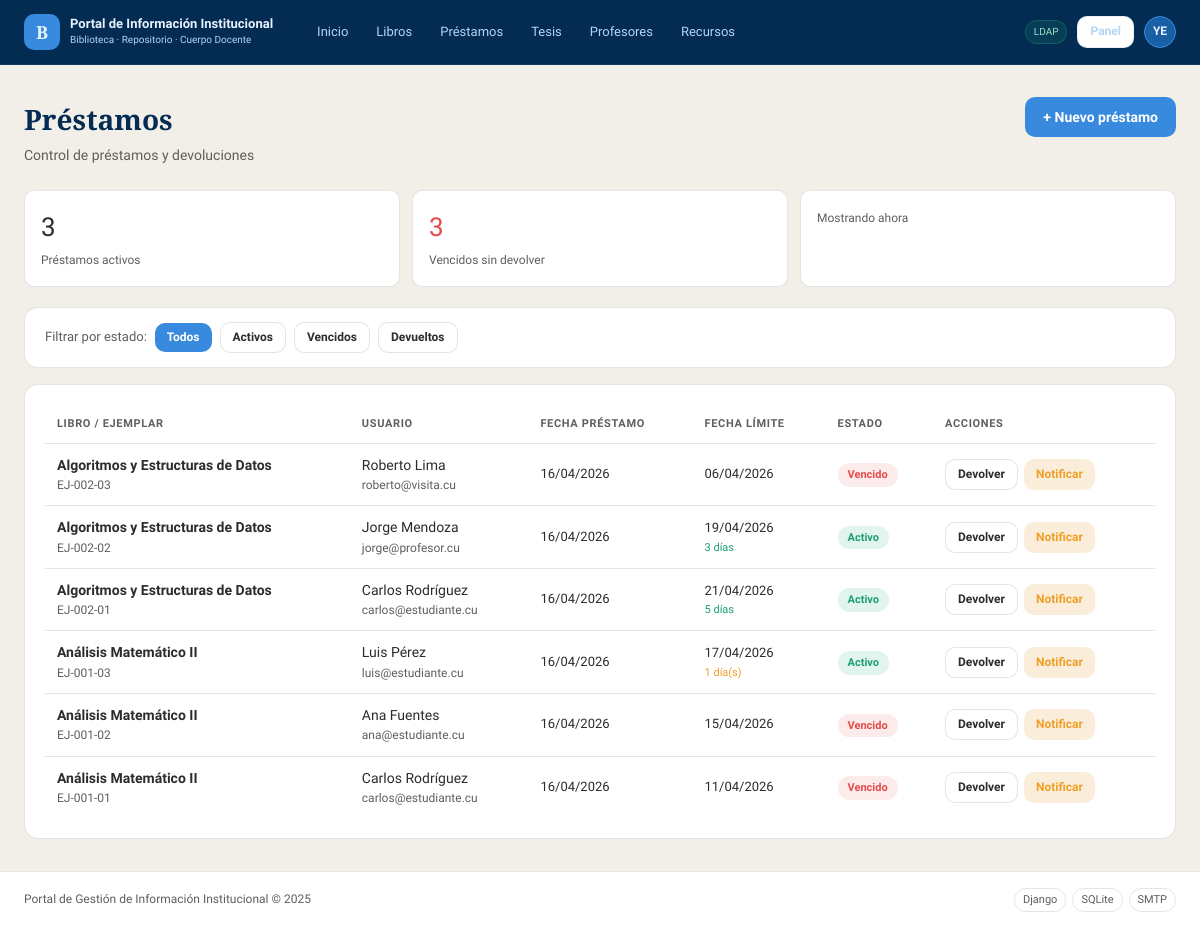
The page /biblioteca/prestamos/ (signed in) on the database its author committed.
### biblioteca/models.py (models this page shows, shortened)
class Prestamo(models.Model):
    ESTADO_CHOICES = [
        ('activo',     'Activo'),
        ('devuelto',   'Devuelto'),
        ('vencido',    'Vencido'),
    ]
    ejemplar      = models.ForeignKey(Ejemplar, on_delete=models.PROTECT,
                                       related_name='prestamos')
    usuario       = models.ForeignKey(User, on_delete=models.PROTECT,
                                       related_name='prestamos')
    fecha_prestamo  = models.DateTimeField(auto_now_add=True)
    fecha_devolucion = models.DateField(verbose_name='Fecha límite de devolución')
    fecha_devuelto  = models.DateTimeField(null=True, blank=True)
    estado          = models.CharField(max_length=20, choices=ESTADO_CHOICES,
                                        default='activo')
    notas           = models.TextField(blank=True)
    registrado_por  = models.ForeignKey(User, on_delete=models.SET_NULL,
                                         null=True, related_name='prestamos_registrados')
    class Meta:
        verbose_name        = 'Préstamo'
        verbose_name_plural = 'Préstamos'
        ordering            = ['-fecha_prestamo']
    def esta_vencido(self):
        if self.estado == 'devuelto':
            return False
        return timezone.now().date() > self.fecha_devolucion
    def dias_restantes(self):
        delta = self.fecha_devolucion - timezone.now().date()
        return delta.days

class Ejemplar(models.Model):
    ESTADO_CHOICES = [
        ('disponible', 'Disponible'),
        ('prestado',   'Prestado'),
        ('reservado',  'Reservado'),
        ('deteriorado','Deteriorado'),
    ]
    libro    = models.ForeignKey(Libro, on_delete=models.CASCADE, related_name='ejemplares')
    codigo   = models.CharField(max_length=50, unique=True, verbose_name='Código')
    estado   = models.CharField(max_length=20, choices=ESTADO_CHOICES, default='disponible')
    ubicacion = models.CharField(max_length=100, blank=True,
                                  verbose_name='Ubicación en estantería')
    notas    = models.TextField(blank=True)
    class Meta:
        verbose_name        = 'Ejemplar'
        verbose_name_plural = 'Ejemplares'

class Libro(models.Model):
    titulo    = models.CharField(max_length=300)
    autor     = models.CharField(max_length=200)
    editorial = models.CharField(max_length=200, blank=True)
    anio      = models.PositiveIntegerField(verbose_name='Año', null=True, blank=True)
    isbn      = models.CharField(max_length=20, blank=True, unique=True, null=True)
    categoria = models.ForeignKey(Categoria, on_delete=models.SET_NULL,
                                  null=True, blank=True, related_name='libros')
    descripcion  = models.TextField(blank=True)
    portada      = models.ImageField(upload_to='portadas/', null=True, blank=True)
    fecha_registro = models.DateTimeField(auto_now_add=True)
    class Meta:
        verbose_name        = 'Libro'
        verbose_name_plural = 'Libros'
        ordering            = ['titulo']

### biblioteca/views.py (the view)
# urls.py: path('prestamos/',                        views.prestamo_list,      name='prestamo_list'),
@login_required
def prestamo_list(request):
    if request.user.is_staff:
        prestamos = Prestamo.objects.select_related(
            'ejemplar__libro', 'usuario'
        ).all()
    else:
        prestamos = Prestamo.objects.select_related(
            'ejemplar__libro', 'usuario'
        ).filter(usuario=request.user)
    for p in prestamos:
        if p.esta_vencido() and p.estado == 'activo':
            p.estado = 'vencido'
            p.save()
    estado_filtro = request.GET.get('estado', '')
    if estado_filtro:
        prestamos = prestamos.filter(estado=estado_filtro)
    return render(request, 'biblioteca/prestamo_list.html', {
        'prestamos':      paginar(prestamos, request, 15),
        'estado_filtro':  estado_filtro,
        'total_activos':  Prestamo.objects.filter(estado='activo').count(),
        'total_vencidos': Prestamo.objects.filter(estado='vencido').count(),
    })

### biblioteca/views.py (called while the page is built)
def paginar(queryset, request, por_pagina=10):
    paginator = Paginator(queryset, por_pagina)
    pagina    = request.GET.get('pagina', 1)
    return paginator.get_page(pagina)

### templates/biblioteca/prestamo_list.html (shortened to what this page needs)
{% extends 'base.html' %}
{% block content %}
<div class="page-header">
  <div>
    <h1 class="page-header__title">Préstamos</h1>
    <p class="page-header__sub">Control de préstamos y devoluciones</p>
  </div>
  {% if user.is_staff %}
    <a href="{% url 'biblioteca:prestamo_crear' %}" class="btn btn--primary">+ Nuevo préstamo</a>
  {% endif %}
</div>
<div style="display:grid; grid-template-columns:repeat(3,1fr); gap:12px; margin-bottom:1.25rem;">
  <div class="stat-card">
    <div class="stat-card__num">{{ total_activos }}</div>
    <div class="stat-card__label">Préstamos activos</div>
  </div>
  <div class="stat-card">
    <div class="stat-card__num" style="color:var(--rojo);">{{ total_vencidos }}</div>
    <div class="stat-card__label">Vencidos sin devolver</div>
  </div>
  <div class="stat-card">
    <div class="stat-card__label">Mostrando ahora</div>
  </div>
</div>
<div class="card" style="margin-bottom:1rem; padding: 0.875rem 1.25rem;">
  <form method="get" style="display:flex; gap:8px; align-items:center;">
    <span style="font-size:13px; color:var(--gris-medio);">Filtrar por estado:</span>
    <a href="{% url 'biblioteca:prestamo_list' %}"
       class="btn btn--sm {% if not estado_filtro %}btn--primary{% else %}btn--secondary{% endif %}">Todos</a>
    <a href="?estado=activo"
       class="btn btn--sm {% if estado_filtro == 'activo' %}btn--primary{% else %}btn--secondary{% endif %}">Activos</a>
    <a href="?estado=vencido"
       class="btn btn--sm {% if estado_filtro == 'vencido' %}btn--primary{% else %}btn--secondary{% endif %}">Vencidos</a>
    <a href="?estado=devuelto"
       class="btn btn--sm {% if estado_filtro == 'devuelto' %}btn--primary{% else %}btn--secondary{% endif %}">Devueltos</a>
  </form>
</div>
<div class="card">
  <div class="table-wrap">
    <table>
      <thead>
        <tr>
          <th>Libro / Ejemplar</th>
          <th>Usuario</th>
          <th>Fecha préstamo</th>
          <th>Fecha límite</th>
          <th>Estado</th>
          {% if user.is_staff %}<th>Acciones</th>{% endif %}
        </tr>
      </thead>
      <tbody>
        {% for p in prestamos %}
        <tr>
          <td>
            <div style="font-weight:600;">{{ p.ejemplar.libro.titulo }}</div>
            <div style="font-size:12px; color:var(--gris-medio);">{{ p.ejemplar.codigo }}</div>
          </td>
          <td>
            <div>{{ p.usuario.get_full_name|default:p.usuario.username }}</div>
            <div style="font-size:12px; color:var(--gris-medio);">{{ p.usuario.email }}</div>
          </td>
          <td style="font-size:13px;">{{ p.fecha_prestamo|date:"d/m/Y" }}</td>
          <td style="font-size:13px;">
            {{ p.fecha_devolucion|date:"d/m/Y" }}
            {% if p.estado == 'activo' %}
              {% if p.dias_restantes <= 0 %}
                <div style="font-size:11px; color:var(--rojo);">Vencido</div>
              {% elif p.dias_restantes <= 2 %}
                <div style="font-size:11px; color:var(--ambar);">{{ p.dias_restantes }} día(s)</div>
              {% else %}
                <div style="font-size:11px; color:var(--verde);">{{ p.dias_restantes }} días</div>
              {% endif %}
            {% endif %}
          </td>
          <td>
            <span class="badge
              {% if p.estado == 'activo' %}badge--disponible
              {% elif p.estado == 'vencido' %}badge--prestado
              {% else %}badge--info{% endif %}">
              {{ p.get_estado_display }}
            </span>
          </td>
          {% if user.is_staff %}
          <td>
            <div style="display:flex; gap:6px;">
              {% if p.estado != 'devuelto' %}
                <a href="{% url 'biblioteca:prestamo_devolver' p.pk %}"
                   class="btn btn--secondary btn--sm">Devolver</a>
                <a href="{% url 'biblioteca:prestamo_notificar' p.pk %}"
                   class="btn btn--sm" style="background:var(--ambar-fondo);color:var(--ambar);">
                  Notificar
                </a>
              {% else %}
                <span style="font-size:12px; color:var(--gris-suave);">
                  {{ p.fecha_devuelto|date:"d/m/Y" }}
                </span>
              {% endif %}
            </div>
          </td>
          {% endif %}
        </tr>
        {% empty %}
        <tr>
          <td colspan="6" style="text-align:center; color:var(--gris-medio); padding:2rem;">
            No hay préstamos registrados.
          </td>
        </tr>
        {% endfor %}
      </tbody>
    </table>
  </div>
</div>
{% endblock %}

### templates/includes/navbar.html (shortened to what this page needs)
{% load static %}
<header class="navbar">
  <div class="navbar__inner">
    <a href="{% url 'home' %}" class="navbar__brand">
      <div class="navbar__logo">B</div>
      <div>
        <div class="navbar__title">Portal de Información Institucional</div>
        <div class="navbar__sub">Biblioteca · Repositorio · Cuerpo Docente</div>
      </div>
    </a>
    <nav class="navbar__nav">
      <a href="{% url 'home' %}" class="nav-link {% if request.resolver_match.url_name == 'home' %}nav-link--active{% endif %}">Inicio</a>
      <a href="{% url 'biblioteca:libro_list' %}" class="nav-link">Libros</a>
      <a href="{% url 'biblioteca:prestamo_list' %}" class="nav-link">Préstamos</a>
      <a href="{% url 'biblioteca:tesis_list' %}" class="nav-link">Tesis</a>
      <a href="{% url 'biblioteca:profesor_list' %}" class="nav-link">Profesores</a>
      <a href="{% url 'biblioteca:recurso_list' %}" class="nav-link">Recursos</a>
    </nav>
    <div class="navbar__auth">
      {% if user.is_authenticated %}
        <span class="ldap-badge">LDAP</span>
        {% if user.is_staff %}
          <a href="{% url 'biblioteca:panel' %}"
            class="btn btn--secondary btn--sm"
            style="color:var(--azul-palido); border-color:rgba(181,212,244,0.3);">
            Panel
          </a>
        {% endif %}
        <div class="user-menu">
          <div class="user-avatar">{{ user.username|slice:":2"|upper }}</div>
        </div>
      {% else %}
        <a href="{% url 'login' %}" class="btn btn--primary btn--sm">Iniciar sesión</a>
      {% endif %}
    </div>
  </div>
</header>

### rows shown on the page
Prestamo: ejemplar.libro.titulo "Algoritmos y Estructuras de Datos", ejemplar.codigo "EJ-002-03", usuario.get_full_name "Roberto Lima", usuario.email "roberto@visita.cu", fecha_prestamo "16/04/2026", fecha_devolucion "06/04/2026", estado "Vencido", shows "Devolver"
Prestamo: ejemplar.libro.titulo "Algoritmos y Estructuras de Datos", ejemplar.codigo "EJ-002-02", usuario.get_full_name "Jorge Mendoza", usuario.email "jorge@profesor.cu", fecha_prestamo "16/04/2026", fecha_devolucion "19/04/2026", dias_restantes "3", estado "Activo", shows "Devolver"
Prestamo: ejemplar.libro.titulo "Algoritmos y Estructuras de Datos", ejemplar.codigo "EJ-002-01", usuario.get_full_name "Carlos Rodríguez", usuario.email "carlos@estudiante.cu", fecha_prestamo "16/04/2026", fecha_devolucion "21/04/2026", dias_restantes "5", estado "Activo", shows "Devolver"
Prestamo: ejemplar.libro.titulo "Análisis Matemático II", ejemplar.codigo "EJ-001-03", usuario.get_full_name "Luis Pérez", usuario.email "luis@estudiante.cu", fecha_prestamo "16/04/2026", fecha_devolucion "17/04/2026", dias_restantes "1", estado "Activo", shows "Devolver"
Prestamo: ejemplar.libro.titulo "Análisis Matemático II", ejemplar.codigo "EJ-001-02", usuario.get_full_name "Ana Fuentes", usuario.email "ana@estudiante.cu", fecha_prestamo "16/04/2026", fecha_devolucion "15/04/2026", estado "Vencido", shows "Devolver"
Prestamo: ejemplar.libro.titulo "Análisis Matemático II", ejemplar.codigo "EJ-001-01", usuario.get_full_name "Carlos Rodríguez", usuario.email "carlos@estudiante.cu", fecha_prestamo "16/04/2026", fecha_devolucion "11/04/2026", estado "Vencido", shows "Devolver"

### other values the page prints
{{ user.username|slice:":2"|upper }} "YE"
{{ total_activos }} "3"
{{ total_vencidos }} "3"
